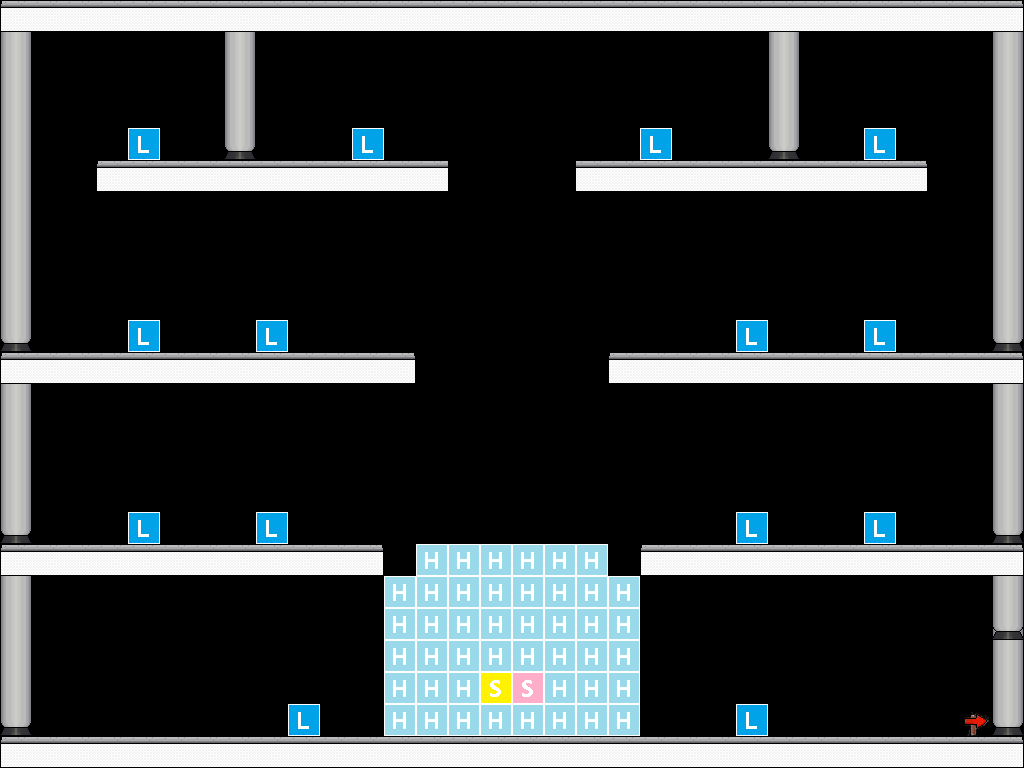

Below is a game level as drawn by its tile map, then a one-line description and the .tmx that defines it (tile-layer data replaced by summaries):
An orthogonal 32x24 tile map with 32x32 px tiles, 5 tile layers (collisions, helptext1, players, level markers, ...), 1 hidden layer not drawn, 4 tilesets and 3 objects (2x level, help).

<map version="1.0" orientation="orthogonal" width="32" height="24" tilewidth="32" tileheight="32">
 <properties>
  <property name="camera" value="stalking" />
 </properties>
 <tileset firstgid="1" name="lab-sheet" tilewidth="32" tileheight="32">
  <image source="lab-sheet.png" width="128" height="96" />
 </tileset>
 <tileset firstgid="13" name="levelMarkers" tilewidth="32" tileheight="32">
  <image source="Levels/levelMarkers.png" width="128" height="128" />
 </tileset>
 <tileset firstgid="29" name="New lab tiles" tilewidth="32" tileheight="32">
  <image source="../new-assets/tiles/normal/lab-sheet-2.png" width="96" height="192" />
 </tileset>
 <tileset firstgid="47" name="arrows" tilewidth="32" tileheight="32">
  <image source="arrows.png" width="128" height="64" />
 </tileset>
 <layer name="collisions" width="32" height="24">
  <data>[768 cells, 184 non-empty, 6 distinct tile ids]</data>
 </layer>
 <layer name="helptext1" width="32" height="24">
  <properties>
   <property name="text" value="Press 'Enter' with both$bunnies in front of a$cage to start an experiment." />
   <property name="type" value="help" />
   <property name="x" value="400" />
   <property name="y" value="500" />
  </properties>
  <data>[768 cells, 46 non-empty, 1 distinct tile ids]</data>
 </layer>
 <layer name="players" width="32" height="24">
  <data>[768 cells, 2 non-empty, 2 distinct tile ids]</data>
 </layer>
 <layer name="level markers" width="32" height="24">
  <data>[768 cells, 14 non-empty, 1 distinct tile ids]</data>
 </layer>
 <objectgroup name="special levels" width="32" height="24">
  <object name="options" type="level" x="288" y="704" width="32" height="32" />
  <object name="quit" type="level" x="896" y="704" width="32" height="32" />
  <object name="help" x="144" y="704" width="32" height="32" />
 </objectgroup>
 <layer name="moving2" width="32" height="24" visible="0">
  <properties>
   <property name="speed" value="32" />
   <property name="translationX" value="2" />
   <property name="translationY" value="0" />
  </properties>
  <data>[768 cells, 4 non-empty, 3 distinct tile ids]</data>
 </layer>
 <layer name="finish" width="32" height="24">
  <properties>
   <property name="visible" value="0" />
  </properties>
  <data>[768 cells, 2 non-empty, 2 distinct tile ids]</data>
 </layer>
</map>
